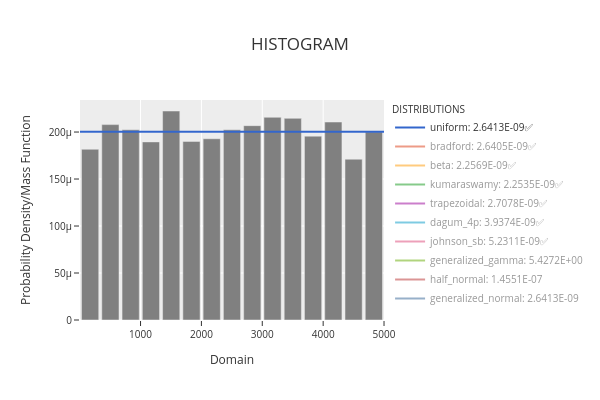

Notebook code cell kept with this figure:
### Code cell
# Histograma con las distribuciones superpuestas

phi.plot_histogram_distributions()

### Figure 1 — Plotly figure (JSON) as saved in the notebook; plotly's stock layout.template omitted (floating-point values rounded to 4 significant figures; data arrays with more than 128 entries replaced by an {"elided": "..."} marker saying what was removed)
{"data": [{"marker": {"color": "rgba(128,128,128,1)"}, "name": "Data", "showlegend": false, "type": "bar", "x": [171.9, 504.9, 837.8, 1171.0, 1504.0, 1837.0, 2170.0, 2502.0, 2835.0, 3168.0, 3501.0, 3834.0, 4167.0, 4500.0, 4833.0], "y": [0.0001817, 0.0002079, 0.0002023, 0.0001895, 0.0002224, 0.0001901, 0.0001928, 0.0002023, 0.0002068, 0.0002157, 0.0002146, 0.0001956, 0.0002107, 0.0001711, 0.0002001]}, {"line": {"color": "#3366CC", "width": 2}, "mode": "lines", "name": "uniform: 2.6413E-09✅", "type": "scatter", "visible": true, "x": {"elided": "1000 float values"}, "y": {"elided": "1000 float values"}}, {"line": {"color": "#DC3912", "width": 2}, "mode": "lines", "name": "bradford: 2.6405E-09✅", "type": "scatter", "visible": "legendonly", "x": {"elided": "1000 float values"}, "y": {"elided": "1000 float values"}}, {"line": {"color": "#FF9900", "width": 2}, "mode": "lines", "name": "beta: 2.2569E-09✅", "type": "scatter", "visible": "legendonly", "x": {"elided": "1000 float values"}, "y": {"elided": "1000 float values"}}, {"line": {"color": "#109618", "width": 2}, "mode": "lines", "name": "kumaraswamy: 2.2535E-09✅", "type": "scatter", "visible": "legendonly", "x": {"elided": "1000 float values"}, "y": {"elided": "1000 float values"}}, {"line": {"color": "#990099", "width": 2}, "mode": "lines", "name": "trapezoidal: 2.7078E-09✅", "type": "scatter", "visible": "legendonly", "x": {"elided": "1000 float values"}, "y": {"elided": "1000 float values"}}, {"line": {"color": "#0099C6", "width": 2}, "mode": "lines", "name": "dagum_4p: 3.9374E-09✅", "type": "scatter", "visible": "legendonly", "x": {"elided": "1000 float values"}, "y": {"elided": "1000 float values"}}, {"line": {"color": "#DD4477", "width": 2}, "mode": "lines", "name": "johnson_sb: 5.2311E-09✅", "type": "scatter", "visible": "legendonly", "x": {"elided": "1000 float values"}, "y": {"elided": "1000 float values"}}, {"line": {"color": "#66AA00", "width": 2}, "mode": "lines", "name": "generalized_gamma: 5.4272E+00", "type": "scatter", "visible": "legendonly", "x": {"elided": "1000 float values"}, "y": {"elided": "1000 float values"}}, {"line": {"color": "#B82E2E", "width": 2}, "mode": "lines", "name": "half_normal: 1.4551E-07", "type": "scatter", "visible": "legendonly", "x": {"elided": "1000 float values"}, "y": {"elided": "1000 float values"}}, {"line": {"color": "#316395", "width": 2}, "mode": "lines", "name": "generalized_normal: 2.6413E-09", "type": "scatter", "visible": "legendonly", "x": {"elided": "1000 float values"}, "y": {"elided": "1000 float values"}}], "layout": {"bargap": 0.15, "height": 400, "legend": {"font": {"size": 10}, "orientation": "v", "title": {"font": {"size": 10}, "text": "DISTRIBUTIONS"}, "xanchor": "left", "y": 1, "yanchor": "auto"}, "title": {"text": "HISTOGRAM"}, "width": 600, "xaxis": {"tickfont": {"size": 10}, "title": {"font": {"size": 12}, "text": "Domain"}}, "yaxis": {"tickfont": {"size": 10}, "title": {"font": {"size": 12}, "text": "Probability Density/Mass Function"}}}}
